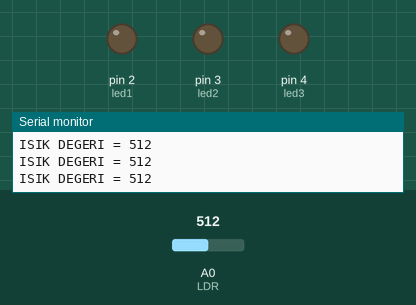
Bench run of a sketch on a simulated Arduino Uno, built with avr-gcc and run on an emulated ATmega328P. Parts: output pins drawn as LEDs (lit = HIGH), the last lines printed to the serial monitor. The test bench sets the inputs (shaded band); at power-on: A0 (LDR) = 512.

Above: at 1.2 s.
1.3 s: A0 (LDR) set to 488
At 2.1 s:
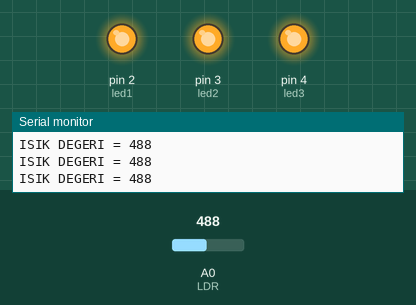
2.8 s: A0 (LDR) set to 510
At 3.5 s:
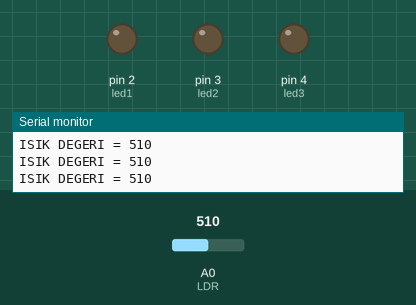
4.3 s: A0 (LDR) set to 490
At 4.9 s:
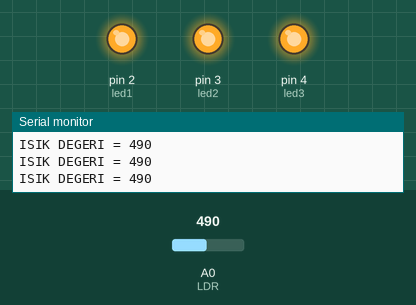
Timing chart, 0 to 7.3 s (numbered marks = the images above; inputs shaded):
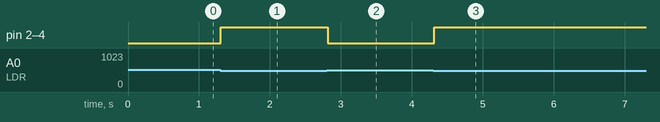

Measured:
- the behaviour switches between 500 and 499 on A0 (LDR) (found by bisection; images 0 and 1)
- after the input at 1.3 s, pin 2 (led1), pin 3 (led2), pin 4 (led3): LOW → HIGH at once
- after the input at 2.8 s, pin 2 (led1), pin 3 (led2), pin 4 (led3): HIGH → LOW at once
- after the input at 4.3 s, pin 2 (led1), pin 3 (led2), pin 4 (led3): LOW → HIGH at once

The sketch:

Uygulama_6.1.ino
```cpp
/*
------------------------------------------------
Program No: 6.1
Program Adı: LDR İle Işık Kontrolü
Kullanılan Geliştirme Kiti: Arduino Uno
Web Adres: www.arduinouygulamalari.com
-------------------------------------------------
*/
int LDR = A0; // LDR bağlantı pini
int led1 = 2; // Beyaz Led 1
int led2 = 3; // Beyaz Led 2
int led3 = 4; // Beyaz Led 3
int Deger = 0; // Sensör değeri değişkeni
void setup() {
  pinMode(led1, OUTPUT);
  pinMode(led2, OUTPUT);
  pinMode(led3, OUTPUT);
  Serial.begin(9600);
}

void loop() {
  Deger = analogRead(LDR); //LDR pininden analog coltaj okuma
  if (Deger < 500)
  {
    digitalWrite(led1, HIGH);
    digitalWrite(led2, HIGH);
    digitalWrite(led3, HIGH);
  }
  else
  {
    digitalWrite(led1, LOW);
    digitalWrite(led2, LOW);
    digitalWrite(led3, LOW);
  }
  Serial.print("ISIK DEGERI = " ); //Işık değeri yazısı Seri monitörde görüntülenir.
  Serial.print(Deger); // Değer bilgisi bilgisayara iletilmektedir.
  Serial.println();
  delay(100);
}
```
